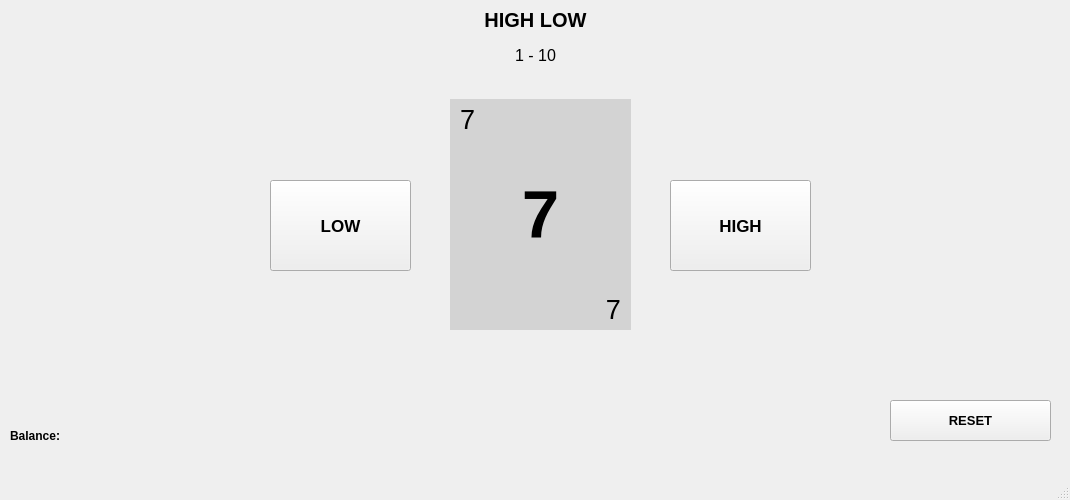
<?xml version="1.0" encoding="UTF-8"?>
<ui version="4.0">
 <class>MainWindow</class>
 <widget class="QMainWindow" name="MainWindow">
  <property name="geometry">
   <rect>
    <x>0</x>
    <y>0</y>
    <width>1070</width>
    <height>500</height>
   </rect>
  </property>
  <property name="minimumSize">
   <size>
    <width>1070</width>
    <height>500</height>
   </size>
  </property>
  <property name="maximumSize">
   <size>
    <width>1070</width>
    <height>500</height>
   </size>
  </property>
  <property name="windowTitle">
   <string>High or Low - Jacob &amp; Ian</string>
  </property>
  <widget class="QWidget" name="centralwidget">
   <widget class="QLabel" name="mainTitle">
    <property name="geometry">
     <rect>
      <x>10</x>
      <y>-1</y>
      <width>1051</width>
      <height>41</height>
     </rect>
    </property>
    <property name="font">
     <font>
      <pointsize>15</pointsize>
      <weight>75</weight>
      <bold>true</bold>
     </font>
    </property>
    <property name="text">
     <string>HIGH LOW</string>
    </property>
    <property name="alignment">
     <set>Qt::AlignCenter</set>
    </property>
   </widget>
   <widget class="QLabel" name="subTitle">
    <property name="geometry">
     <rect>
      <x>10</x>
      <y>40</y>
      <width>1051</width>
      <height>31</height>
     </rect>
    </property>
    <property name="font">
     <font>
      <pointsize>12</pointsize>
     </font>
    </property>
    <property name="text">
     <string>1 - 10</string>
    </property>
    <property name="alignment">
     <set>Qt::AlignCenter</set>
    </property>
   </widget>
   <widget class="QLabel" name="balanceCounter">
    <property name="geometry">
     <rect>
      <x>60</x>
      <y>420</y>
      <width>61</width>
      <height>31</height>
     </rect>
    </property>
    <property name="font">
     <font>
      <pointsize>9</pointsize>
      <weight>75</weight>
      <bold>true</bold>
     </font>
    </property>
    <property name="text">
     <string/>
    </property>
    <property name="alignment">
     <set>Qt::AlignCenter</set>
    </property>
   </widget>
   <widget class="QPushButton" name="LowButton">
    <property name="geometry">
     <rect>
      <x>270</x>
      <y>180</y>
      <width>141</width>
      <height>91</height>
     </rect>
    </property>
    <property name="font">
     <font>
      <pointsize>13</pointsize>
      <weight>75</weight>
      <bold>true</bold>
     </font>
    </property>
    <property name="text">
     <string>LOW</string>
    </property>
   </widget>
   <widget class="QPushButton" name="HighButton">
    <property name="geometry">
     <rect>
      <x>670</x>
      <y>180</y>
      <width>141</width>
      <height>91</height>
     </rect>
    </property>
    <property name="font">
     <font>
      <pointsize>13</pointsize>
      <weight>75</weight>
      <bold>true</bold>
     </font>
    </property>
    <property name="text">
     <string>HIGH</string>
    </property>
   </widget>
   <widget class="QLabel" name="balanceLabel">
    <property name="geometry">
     <rect>
      <x>10</x>
      <y>420</y>
      <width>61</width>
      <height>31</height>
     </rect>
    </property>
    <property name="font">
     <font>
      <pointsize>9</pointsize>
      <weight>75</weight>
      <bold>true</bold>
     </font>
    </property>
    <property name="text">
     <string>Balance:</string>
    </property>
   </widget>
   <widget class="QFrame" name="frame">
    <property name="geometry">
     <rect>
      <x>450</x>
      <y>99</y>
      <width>181</width>
      <height>231</height>
     </rect>
    </property>
    <property name="autoFillBackground">
     <bool>false</bool>
    </property>
    <property name="styleSheet">
     <string notr="true">background-color: rgb(211, 211, 211);</string>
    </property>
    <property name="frameShape">
     <enum>QFrame::StyledPanel</enum>
    </property>
    <property name="frameShadow">
     <enum>QFrame::Raised</enum>
    </property>
    <widget class="QLabel" name="cardNumberTop">
     <property name="geometry">
      <rect>
       <x>10</x>
       <y>0</y>
       <width>51</width>
       <height>41</height>
      </rect>
     </property>
     <property name="font">
      <font>
       <pointsize>20</pointsize>
      </font>
     </property>
     <property name="text">
      <string>7</string>
     </property>
     <property name="alignment">
      <set>Qt::AlignLeading|Qt::AlignLeft|Qt::AlignVCenter</set>
     </property>
    </widget>
    <widget class="QLabel" name="cardNumberBottom">
     <property name="geometry">
      <rect>
       <x>120</x>
       <y>190</y>
       <width>51</width>
       <height>41</height>
      </rect>
     </property>
     <property name="font">
      <font>
       <pointsize>20</pointsize>
      </font>
     </property>
     <property name="text">
      <string>7</string>
     </property>
     <property name="alignment">
      <set>Qt::AlignRight|Qt::AlignTrailing|Qt::AlignVCenter</set>
     </property>
    </widget>
    <widget class="QLabel" name="cardNumberMiddle">
     <property name="geometry">
      <rect>
       <x>0</x>
       <y>0</y>
       <width>181</width>
       <height>231</height>
      </rect>
     </property>
     <property name="font">
      <font>
       <pointsize>50</pointsize>
       <weight>75</weight>
       <bold>true</bold>
      </font>
     </property>
     <property name="text">
      <string>7</string>
     </property>
     <property name="alignment">
      <set>Qt::AlignCenter</set>
     </property>
    </widget>
    <zorder>cardNumberMiddle</zorder>
    <zorder>cardNumberTop</zorder>
    <zorder>cardNumberBottom</zorder>
   </widget>
   <widget class="QPushButton" name="resetButton">
    <property name="geometry">
     <rect>
      <x>890</x>
      <y>400</y>
      <width>161</width>
      <height>41</height>
     </rect>
    </property>
    <property name="font">
     <font>
      <pointsize>10</pointsize>
      <weight>75</weight>
      <bold>true</bold>
     </font>
    </property>
    <property name="text">
     <string>RESET</string>
    </property>
   </widget>
   <widget class="QLabel" name="errorLabel">
    <property name="geometry">
     <rect>
      <x>410</x>
      <y>400</y>
      <width>261</width>
      <height>51</height>
     </rect>
    </property>
    <property name="text">
     <string/>
    </property>
    <property name="alignment">
     <set>Qt::AlignCenter</set>
    </property>
   </widget>
   <widget class="QLabel" name="winOrLoseLabel">
    <property name="geometry">
     <rect>
      <x>430</x>
      <y>340</y>
      <width>221</width>
      <height>31</height>
     </rect>
    </property>
    <property name="font">
     <font>
      <pointsize>10</pointsize>
     </font>
    </property>
    <property name="text">
     <string/>
    </property>
    <property name="alignment">
     <set>Qt::AlignHCenter|Qt::AlignTop</set>
    </property>
   </widget>
  </widget>
  <widget class="QMenuBar" name="menubar">
   <property name="geometry">
    <rect>
     <x>0</x>
     <y>0</y>
     <width>1070</width>
     <height>21</height>
    </rect>
   </property>
  </widget>
  <widget class="QStatusBar" name="statusbar"/>
 </widget>
 <resources/>
 <connections/>
</ui>
